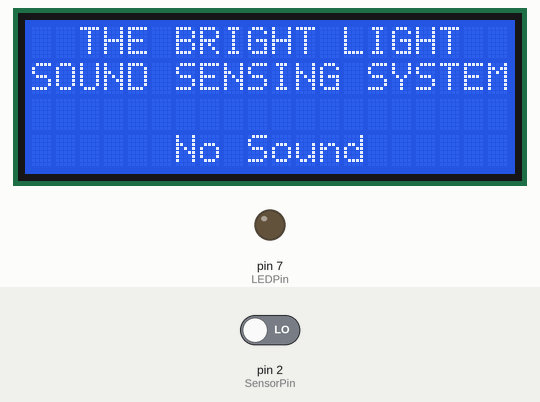
This sketch was run on a simulated Arduino Uno, built with avr-gcc and run on an emulated ATmega328P. Parts: 20×4 character LCD, output pins drawn as LEDs (lit = HIGH). The inputs (shaded band) are chosen by the test bench; at power-on: pin 2 (SensorPin) LOW.

Above: at 1.2 s.
1.3 s: pin 2 (SensorPin) driven HIGH
At 1.31 s:
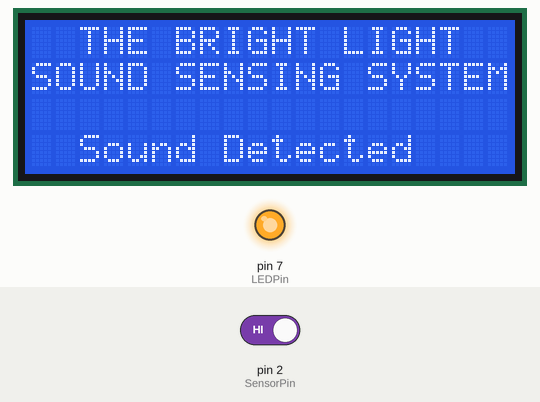
3.0 s: pin 2 (SensorPin) driven LOW
At 3.7 s:
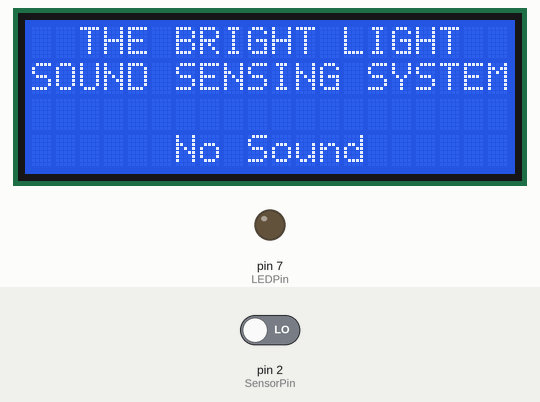
Timing chart, 0 to 6.0 s (numbered marks = the images above; inputs shaded):
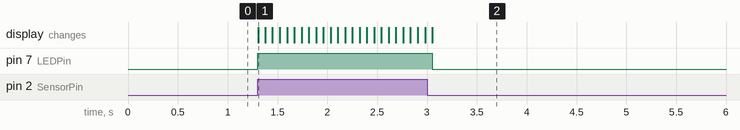

The sketch:

Code.ino
```cpp
// include the library code:
#include <LiquidCrystal.h> //library for LCD

// initialize the library with the numbers of the interface pins
LiquidCrystal lcd(13, 12, 11, 10, 9, 8);

// defines pins numbers
const int SensorPin = 2;
const int LEDPin = 7;

void setup()
{
  pinMode(SensorPin, INPUT); // Sets the Pin as an Input
  pinMode(LEDPin, OUTPUT); // Sets the Pin as an OUTPUT

  lcd.begin(20, 4); // set up the LCD's number of columns and rows:
  lcd.setCursor(0,0); // set the cursor position:
  lcd.print("  THE BRIGHT LIGHT    ");
  lcd.setCursor(0,1);
  lcd.print("SOUND SENSING SYSTEM");
}
void loop()
{
  if(digitalRead(SensorPin) == HIGH)
  {
    digitalWrite(LEDPin,HIGH);
    // Prints Message on the LCD
    lcd.setCursor(0,3);
    lcd.print("  Sound Detected    ");
    delay(70);
    lcd.setCursor(0,3);
    lcd.print("  Sound Detected.    ");
    delay(70);
    lcd.setCursor(0,3);
    lcd.print("  Sound Detected..   ");
    delay(70);
    lcd.setCursor(0,3);
    lcd.print("  Sound Detected...   ");
    delay(70);
  }
  else
  {
    digitalWrite(LEDPin,LOW);
    // Prints Message on the LCD
    lcd.setCursor(0,3);
    lcd.print("      No Sound       ");
  }

}
```

Measured:
- after the input at 1.3 s, pin 7 (LEDPin): LOW → HIGH at once; the display: changes at once (image 1)
- after the input at 3.0 s, pin 7 (LEDPin): HIGH → LOW after 0.05 s; the display: changes after 0.05 s (image 2)
